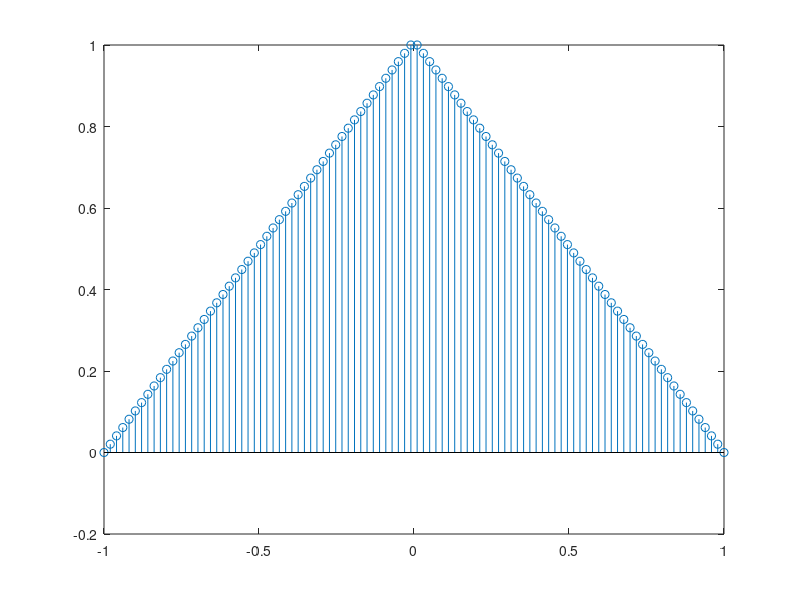

Recreate this plot in MATLAB.
%% FFT Example 2
% The triangular pulse is obtained with
x = linspace(-1,1,100);
y = [linspace(0,1,50) linspace(1,0,50)];
plot(x,y)
%% and the FFT is obtained with
stem(x, fftshift(fft(y)))
%% The inverse FFT is obtained with
stem(x, ifft(fft(y)))
